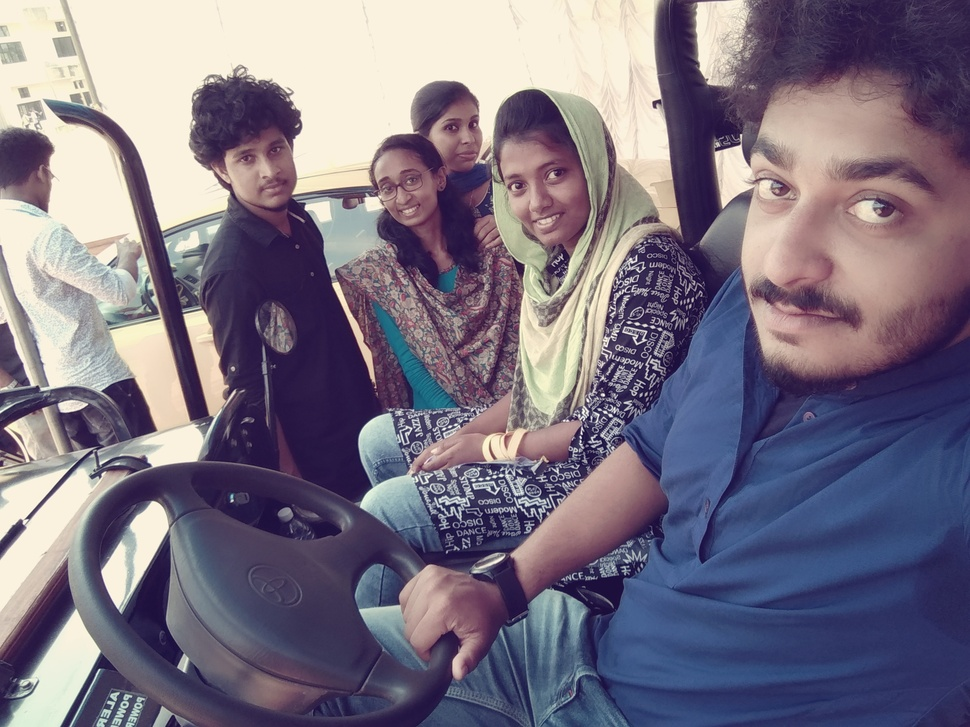
#> input picture images/test.jpg, 970 x 727 px, shrunk from 2592 x 1944 before the run
$ python smoothingmedian.py
#> lines starting #> are read from the running program, lines starting #| are printed output that depends on the picture
# smoothing by median filter
import cv2
import numpy as np
img1 = cv2.imread('images/test.jpg',cv2.IMREAD_GRAYSCALE)
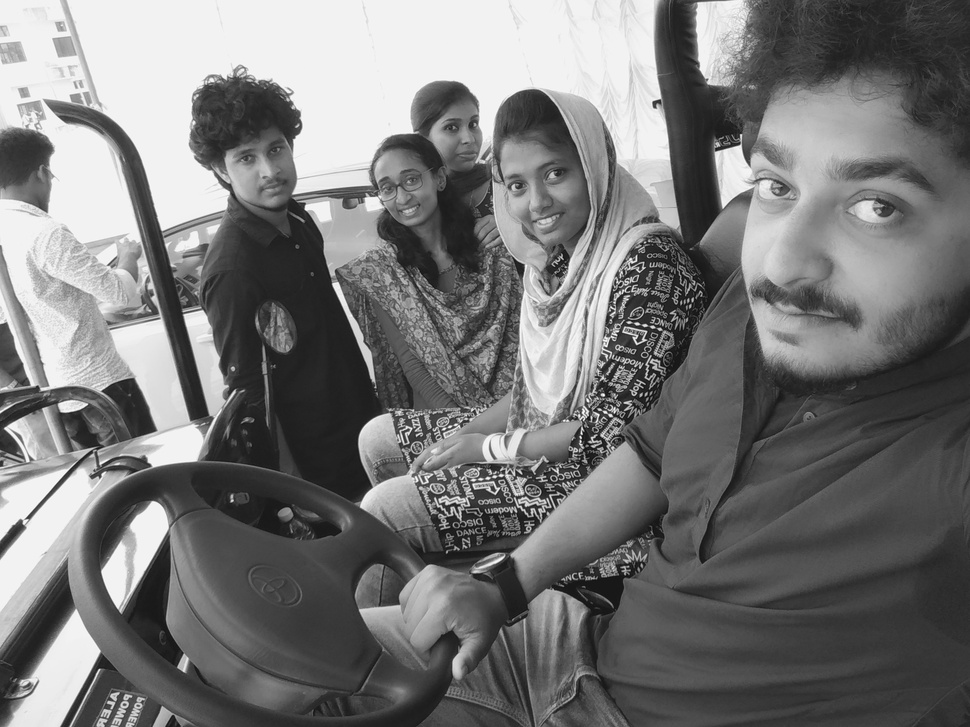
#> img1: shape (727, 970); min 6, max 255, mean 119.1
(d1,d2) = img1.shape
#> d1 = 727; d2 = 970
print(d1,d2)
#| 727 970

# [10 lines of commented-out code are left out]

md1 = 3
md2 = 3

# mask = np.zeros((md1,md2,3), np.uint8)
mask =np.array([[1,1,1],[1,1,1],[1,1,1]])


nd1 = d1+md1-1
#> nd1 = 729
nd2 = d2+md2-1
#> nd2 = 972

otpt = np.zeros((nd1,nd2,3), np.uint8)


w1 = 'input'
w2 = 'output'

cv2.namedWindow(w1,cv2.WINDOW_FREERATIO)
cv2.resizeWindow(w1,400,400)
cv2.moveWindow(w1,0,0)

cv2.namedWindow(w2,cv2.WINDOW_FREERATIO)
cv2.resizeWindow(w2,400,400)
cv2.moveWindow(w2,0,400)

for i in range(0,md1):
    for j in range(0,md2):
        print(mask[i,j])

s = [0] * 9

for i in range(0,nd1):
    for j in range(0,nd2):
        s = [int(0)] * 9
        for m in range(0,md1):
            if((i-m)>=0 and (i-m)<d1):
                for n in range(0,md2):
                    if((j-n)>=0 and (j-n)<d2):
                        # print(m, n)
                        s[( m * 3) + n] = (mask[m, n]) * (img1[i-m, j-n])
        s.sort()
        otpt[i,j] = s[4]
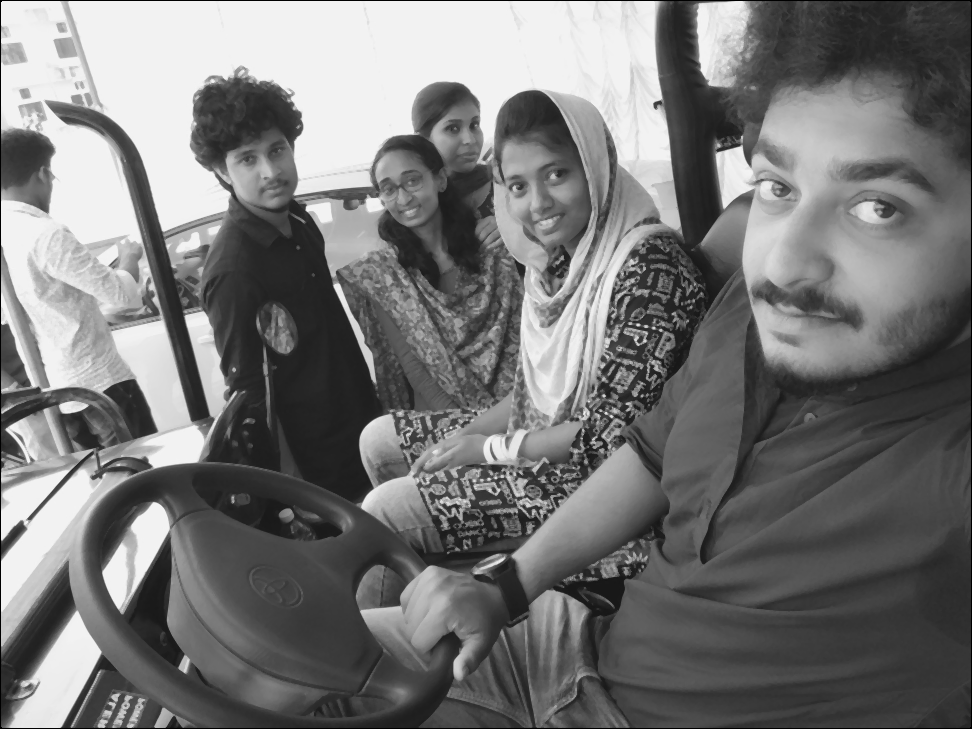
#> otpt: shape (729, 972, 3); min 0, max 245, mean 118.3

# [4 lines of commented-out code are left out]

cv2.imshow(w1,img1)
cv2.imshow(w2,otpt)
cv2.waitKey(0)
cv2.destroyAllWindows()

$ run again, with images/anju.jpg copied over images/test.jpg
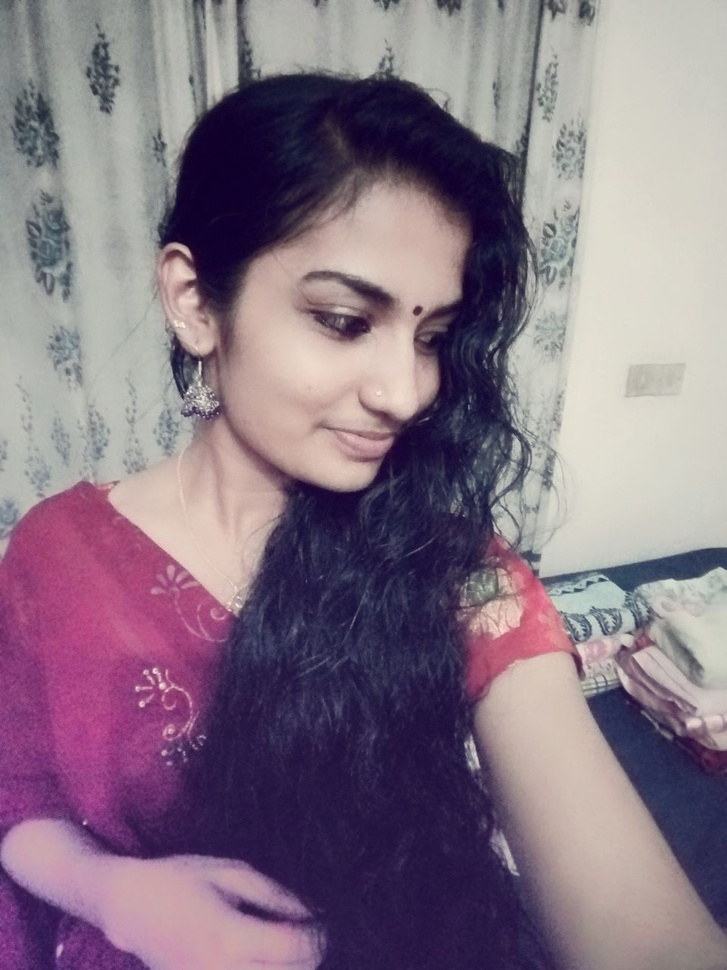
#> input picture images/anju.jpg, 727 x 970 px, shrunk from 960 x 1280 before the run
#> `img1 = cv2.imread('images/test.jpg',cv2.IMREAD_GRAYSCALE)`:
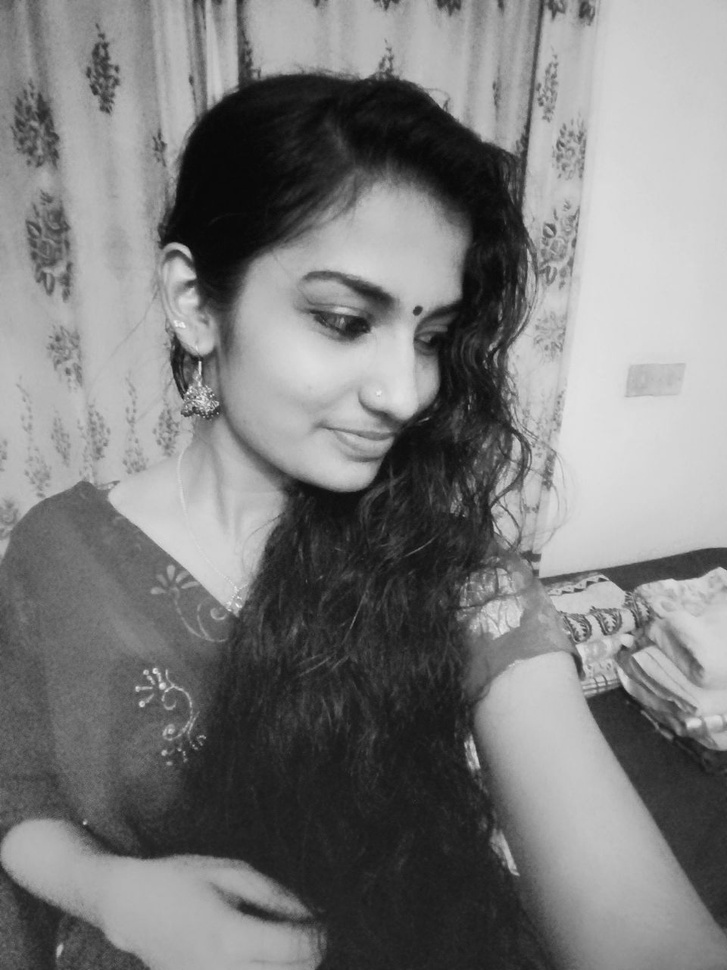
#> img1: shape (970, 727); min 6, max 247, mean 123.9
#| 970 727

$ run again, with images/sudhi.jpg copied over images/test.jpg
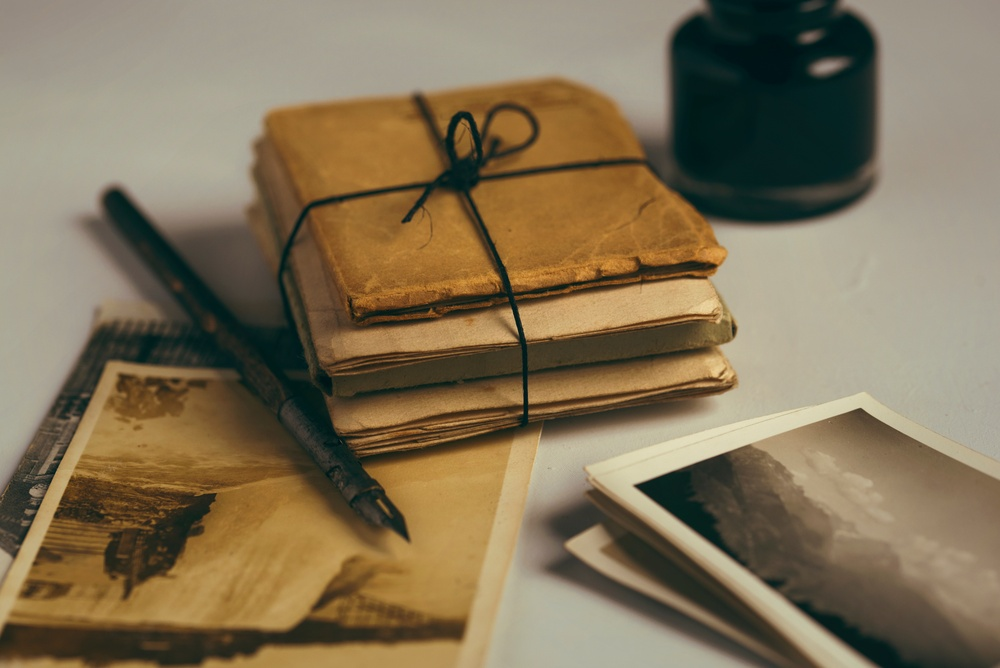
#> input picture images/sudhi.jpg, 1000 x 668 px, shrunk from 6016 x 4016 before the run
#> `img1 = cv2.imread('images/test.jpg',cv2.IMREAD_GRAYSCALE)`:
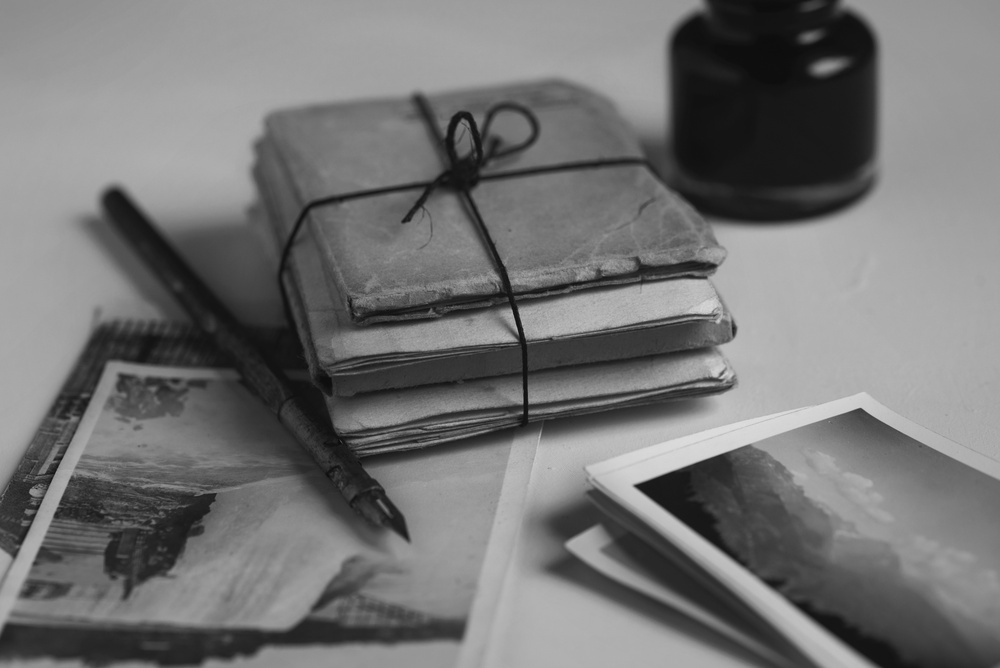
#> img1: shape (668, 1000); min 8, max 223, mean 115.5
#| 668 1000
